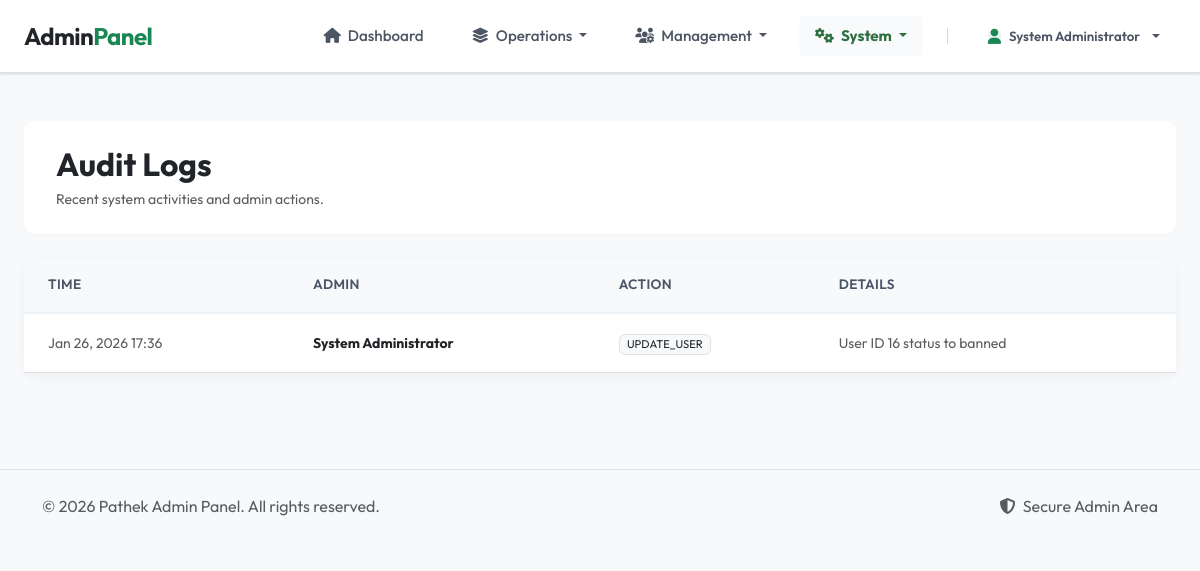
The page /index.php?page=admin&action=logs (signed in) on the database its author committed.
### tables this page shows
CREATE TABLE `system_logs` (
  `log_id` int(11) NOT NULL,
  `admin_id` int(11) DEFAULT NULL,
  `action` varchar(50) NOT NULL,
  `details` text DEFAULT NULL,
  `created_at` timestamp NOT NULL DEFAULT current_timestamp()
);

CREATE TABLE `users` (
  `user_id` int(11) NOT NULL,
  `full_name` varchar(100) NOT NULL,
  `email` varchar(100) NOT NULL,
  `password_hash` varchar(255) NOT NULL,
  `phone` varchar(20) DEFAULT NULL,
  `user_role` enum('admin','owner_pending','owner_verified','owner_rejected','renter') NOT NULL DEFAULT 'renter',
  `account_status` enum('active','blocked') DEFAULT 'active',
  `otp_hash` varchar(255) DEFAULT NULL,
  `otp_expires_at` datetime DEFAULT NULL,
  `is_email_verified` tinyint(1) DEFAULT 0,
  `created_at` timestamp NOT NULL DEFAULT current_timestamp(),
  `updated_at` timestamp NOT NULL DEFAULT current_timestamp() ON UPDATE current_timestamp()
);

### app/controllers/AdminController.php (called while the page is built, shortened)
<?php
class AdminController
{
    private $db;
    public function __construct()
    {
        $this->db = Database::getInstance()->getConnection();
    }
    public function logs()
    {
        $query = "SELECT l.*, u.full_name as admin_name
                  FROM system_logs l
                  LEFT JOIN users u ON l.admin_id = u.user_id
                  ORDER BY l.created_at DESC LIMIT 100";
        $logs = [];
        if ($res = $this->db->query($query)) {
            while ($row = $res->fetch_assoc()) {
                $logs[] = $row;
            }
        }
        require APP_PATH . "/views/admin/logs.php";
    }
}

### config/db.php (called while the page is built, shortened)
<?php
class Database
{
    private static $instance = null;
    private $conn;
    private function __construct()
    {
        $this->conn = new mysqli(DB_HOST, DB_USER, DB_PASS, DB_NAME);
        $this->conn->set_charset("utf8mb4");
    }
    public static function getInstance()
    {
        if (self::$instance === null) {
            self::$instance = new Database();
        }
        return self::$instance;
    }
    public function getConnection(): mysqli
    {
        return $this->conn;
    }
}

### app/views/admin/logs.php (the view, shortened to what this page needs)
<?php
require APP_PATH . '/views/layouts/admin_navbar.php';
?>
<link rel="stylesheet" href="assets/css/admin.css">
<div class="container-fluid px-4 py-5">
    <div class="admin-page-header d-flex justify-content-between align-items-center mb-4">
        <div>
            <h2 class="fw-bold text-dark mb-1">Audit Logs</h2>
            <p class="text-muted small mb-0">Recent system activities and admin actions.</p>
        </div>
    </div>
    <div class="card admin-card border-0">
        <div class="card-body p-0">
            <div class="table-responsive">
                <table class="table admin-table align-middle mb-0">
                    <thead>
                        <tr>
                            <th class="ps-4">Time</th>
                            <th>Admin</th>
                            <th>Action</th>
                            <th>Details</th>
                        </tr>
                    </thead>
                    <tbody>
                        <?php if (empty($logs)): ?>
                            <tr>
                                <td colspan="4" class="text-center py-5">
                                    <div class="text-muted mb-2"><i class="fas fa-clipboard-list fa-2x opacity-25"></i>
                                    </div>
                                    <p class="small text-muted mb-0">No logs found.</p>
                                </td>
                            </tr>
                        <?php else: ?>
                            <?php foreach ($logs as $log): ?>
                                <tr>
                                    <td class="ps-4 text-nowrap text-muted small">
                                        <?php echo date('M d, Y H:i', strtotime($log['created_at'])); ?>
                                    </td>
                                    <td>
                                        <div class="fw-bold text-dark small">
                                            <?php echo htmlspecialchars($log['admin_name'] ?? 'System/Deleted Admin'); ?>
                                        </div>
                                    </td>
                                    <td>
                                        <span class="badge bg-light text-dark border fw-normal text-uppercase admin-badge-sm">
                                            <?php echo htmlspecialchars($log['action']); ?>
                                        </span>
                                    </td>
                                    <td class="text-muted small">
                                        <?php echo htmlspecialchars($log['details']); ?>
                                    </td>
                                </tr>
                            <?php endforeach; ?>
                        <?php endif; ?>
                    </tbody>
                </table>
            </div>
        </div>
    </div>
</div>
<?php require APP_PATH . '/views/layouts/admin_footer.php'; ?>

### assets/css/base.css (style rules this page uses)
* { margin: 0; padding: 0; box-sizing: border-box; }
body { font-family: 'Outfit', 'Segoe UI', system-ui, -apple-system, sans-serif; color: #111827; line-height: 1.6; background-color: #f3f4f6; }

### assets/css/admin.css (style rules this page uses)
.admin-card { border: none; border-radius: 12px; box-shadow: 0 4px 12px rgba(0, 0, 0, 0.05); transition: transform 0.2s, box-shadow 0.2s; }
.admin-table thead th { background-color: #f8f9fa; border-bottom: 2px solid #edf2f7; color: #4a5568; font-weight: 600; font-size: 0.85rem; text-transform: uppercase; letter-spacing: 0.025em; padding: 1rem; }
.admin-table tbody td { padding: 1rem; vertical-align: middle; }
.admin-page-header { background: white; padding: 1.5rem 2rem; border-radius: 12px; box-shadow: 0 2px 4px rgba(0, 0, 0, 0.02); margin-bottom: 2rem; }
.admin-badge-sm { font-size: 0.7rem; padding: 0.35em 0.65em; font-weight: 500; }

### rows shown on the page
system_logs: created_at "Jan 26, 2026 17:36", admin.full_name "System Administrator", action "UPDATE_USER", details "User ID 16 status to banned"

### other values the page prints
$_SESSION['user_name'] "System Administrator"
